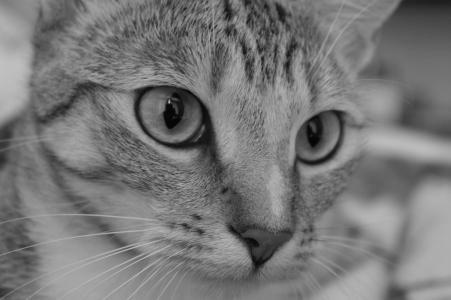
#> input picture lab8/test2.jpg, 451 x 300 px
$ python test4.py
#> lines starting #> are read from the running program, lines starting #| are printed output that depends on the picture
import cv2
import numpy as np

moon = cv2.imread("test2.jpg", 0)
#> moon is the input picture: shape (300, 451); min 0, max 194, mean 119.3
row, column = moon.shape
#> row = 300; column = 451
gradient = np.empty((row, column), dtype=str)
value = np.empty((row, column), dtype=int)
vector_value = np.empty(row, dtype=int)
vector_dir = np.empty(row, dtype=str)

for x in range(1, row - 1):
    for y in range(1, column - 1):
        top_left = int(moon[x, y]) - int(moon[x - 1, y - 1])
        top = int(moon[x, y]) - int(moon[x, y - 1])
        top_right = int(moon[x, y]) - int(moon[x + 1, y - 1])
        right = int(moon[x, y]) - int(moon[x + 1, y])
        bottom_right = int(moon[x, y]) - int(moon[x + 1, y + 1])
        bottom = int(moon[x, y]) - int(moon[x, y + 1])
        bottom_left = int(moon[x, y]) - int(moon[x - 1, y + 1])
        left = int(moon[x, y]) - int(moon[x - 1, y])
        max_dir = max(top_left, top, top_right, right, bottom_right, bottom, bottom_left, left)
        value[x][y] = max_dir
        if max_dir == top_left:
            gradient[x][y] = "↖"
        elif max_dir == top:
            gradient[x][y] = "↑"
        elif max_dir == top_right:
            gradient[x][y] = "↗"
        elif max_dir == right:
            gradient[x][y] = "→"
        elif max_dir == bottom_right:
            gradient[x][y] = "↘"
        elif max_dir == bottom:
            gradient[x][y] = "↓"
        elif max_dir == bottom_left:
            gradient[x][y] = "↙"
        else:
            gradient[x][y] = "←"
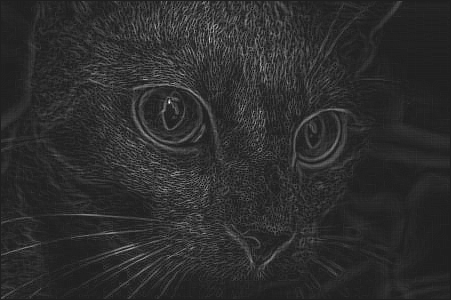
#> value: shape (300, 451) int64; min -21, max 147, mean 9.1; drawn with min black and max white

for j in range(row):
    max_value = -10000000
    max_dir = ""
    for i in range(column):
        if value[j][i] > max_value:
            max_value = value[j][i]
            max_dir = gradient[j][i]
    vector_value[j] = max_value
    vector_dir[j] = max_dir
#> after the loop, vector_value = 300 values, max 147 at index 102, min 0 at index 0, mean 59.48

for j in range(row):
    print(j, '(', vector_value[j], ',', vector_dir[j], ')')
#> this loop made 300 passes
#| 0 ( 0 ,  )
#| 1 ( 56 , ↘ )
#| 2 ( 68 , ↖ )
#| 3 ( 58 , ↖ )
#| 4 ( 59 , ↘ )
#| 5 ( 70 , ↖ )
#| 6 ( 59 , ↖ )
#| 7 ( 75 , ↘ )
#> (further printed lines are left out)
for item1 in gradient:
    # for item2 in item1:
    print(item1)
